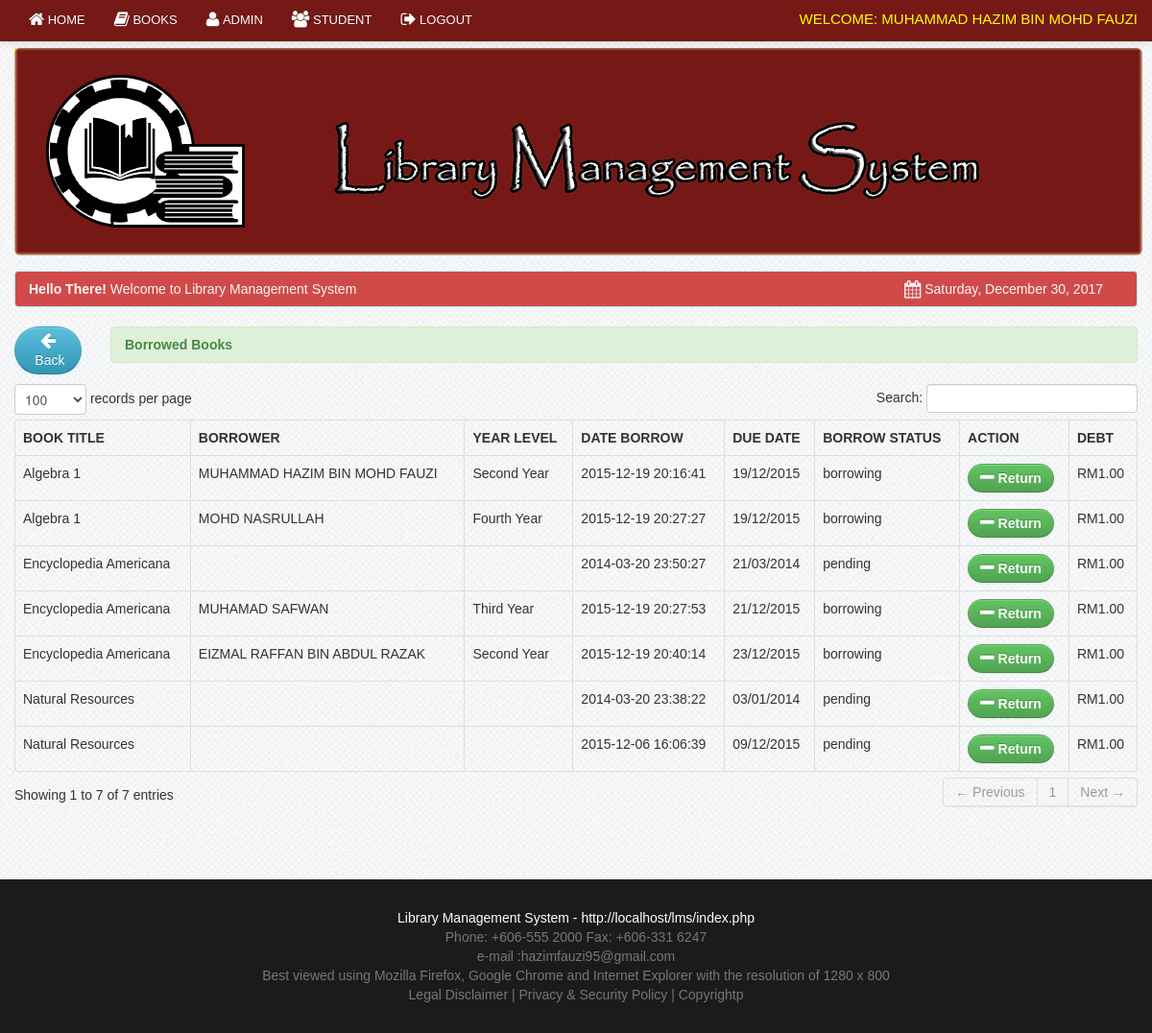
Screenshot of /member/admin_view_borrow.php (signed in) with the database file from the repository.
### tables this page shows
CREATE TABLE `member` (
  `member_id` int(11) NOT NULL,
  `matric_no` varchar(100) NOT NULL,
  `name` varchar(100) NOT NULL,
  `ic_number` varchar(12) NOT NULL,
  `password` varchar(20) NOT NULL,
  `gender` varchar(10) NOT NULL,
  `address` varchar(100) NOT NULL,
  `contact` varchar(100) NOT NULL,
  `year_level` varchar(100) NOT NULL,
  `level` varchar(5) NOT NULL,
  `status` varchar(10) NOT NULL
);

CREATE TABLE `borrowdetails` (
  `borrow_details_id` int(11) NOT NULL,
  `book_id` int(11) NOT NULL,
  `borrow_id` int(11) NOT NULL,
  `borrow_status` varchar(50) NOT NULL,
  `date_return` varchar(100) NOT NULL
);

CREATE TABLE `book` (
  `book_id` int(11) NOT NULL,
  `book_title` varchar(100) NOT NULL,
  `category_id` varchar(50) NOT NULL,
  `author` varchar(50) NOT NULL,
  `book_copies` int(11) NOT NULL,
  `book_pub` varchar(100) NOT NULL,
  `publisher_name` varchar(100) NOT NULL,
  `copyright_year` int(11) NOT NULL
);

CREATE TABLE `borrow` (
  `borrow_id` int(11) NOT NULL,
  `member_id` bigint(50) NOT NULL,
  `date_borrow` varchar(100) NOT NULL,
  `due_date` varchar(100) DEFAULT NULL
);

### member/session.php (called while the page is built, shortened)
<?php
$session_id=$_SESSION['id'];
?>

### member/admin_view_borrow.php (the view, shortened to what this page needs)
<?php include('header.php'); ?>
<?php include('session.php'); ?>
<?php include('admin_navbar.php'); ?>
    <div class="container">
		<div class="margin-top">
			<div class="row">
            <?php include('head.php'); ?>
                    <div class="span1">
                        <p><a href="admin_books.php" class="btn btn-info"><i class="icon-arrow-left icon-large"></i>&nbsp;Back</a></p>	</div>
                    <div class="span11">
						<div class="alert alert-success"><strong>Borrowed Books</strong></div></div>
                        <div class="span12">
                           <table cellpadding="0" cellspacing="0" border="0" class="table  table-bordered" id="example">
                                <thead>
                                    <tr>
                                        <th>Book title</th>
                                        <th>Borrower</th>
                                        <th>Year Level</th>
                                        <th>Date Borrow</th>
                                        <th>Due Date</th>
										<th>Borrow Status</th>
                                        <th>Action</th>
                                        <th>Debt</th>
                                    </tr>
                                </thead>
                                <tbody>
                                  <?php  $user_query=mysql_query("select * from borrow
								LEFT JOIN member ON borrow.member_id = member.member_id
								LEFT JOIN borrowdetails ON borrow.borrow_id = borrowdetails.borrow_id
								LEFT JOIN book on borrowdetails.book_id =  book.book_id
								WHERE borrow_status != 'returned'
								ORDER BY due_date
								  ")or die(mysql_error());
									while($row=mysql_fetch_array($user_query)){
									$id=$row['borrow_id'];
									$borrow_details_id=$row['borrow_details_id'];
									?>
									<tr class="del<?php echo $id ?>">
                                    <td><?php echo $row['book_title']; ?></td>
                                    <td><?php echo $row['name']; ?></td>
                                    <td><?php echo $row['year_level']; ?></td>
									<td><?php echo $row['date_borrow']; ?></td>
                                    <td><?php echo $row['due_date']; ?> </td>
									<td><?php echo $row['borrow_status'];?></td>
                                    <td> <a rel="tooltip"  title="Return" id="<?php echo $borrow_details_id; ?>" href="#delete_book<?php echo $borrow_details_id; ?>" data-toggle="modal"    class="btn btn-success"><i class="icon-minus icon-large"></i> <strong>Return</strong></a>
                                    <?php include('modal_return.php'); ?> </td>
									 <td><?php $Today = date('d/m/Y');
									          if($row['due_date'] < $Today)
											  {
												  echo 'RM1.00';}
											  else
											  echo 'RM0.00'?></td>
                                    </tr>
									<?php  }  ?>
                                </tbody>
                            </table>
			</div>
			</div>
		</div>
    </div>
<?php include('footer.php') ?>

### member/admin_navbar.php (shortened to what this page needs)
 <div class="navbar navbar-fixed-top navbar-inverse">
       <div class="navbar-inner">
           <div class="container">
               <div class="nav-collapse collapse">
<ul class="nav">
<li><a href="admin_dashboard.php"><i class="icon-home icon-large"></i>&nbsp;Home</a></li>
               <li><a href="admin_books.php"><i class="icon-book icon-large"></i>&nbsp;Books</a></li>
               <li><a href="admin.php"><i class="icon-user icon-large"></i>&nbsp;Admin</a></li>
               <li><a href="admin_student.php"><i class="icon-group icon-large"></i>&nbsp;Student</a></li>
   <li><a href="logout.php"><i class="icon-signout icon-large"></i>&nbsp;Logout</a></li>
</ul>
 <div class="pull-right">
	<div class="admin">Welcome:
                   <?php
	$query = mysql_query("select name from member where member_id = '$session_id'")or die(mysql_error());
	$row=mysql_fetch_array($query);
	echo $row[0];
	?>
                   </div>
                </div>
               </div>
           </div>
       </div>
   </div>

### css/docs.css (style rules this page uses)
body { font-family:'TR Century Gothic',Helvetica,Arial,sans-serif !important; }
.btn { border-radius: 25px !important; }
.alert { text-shadow: none; }
th { text-transform:uppercase; }
.nav li a { text-transform:uppercase; }
.admin { color: yellow; font-size: 15px; margin-top: 10px; text-transform: uppercase; }
.margin-top { margin-top:50px; }
body { background: url(../img/grid_noise.png); position: relative; }
body > .navbar { font-size: 13px; }

### css/print.css (style rules this page uses)
.navbar { display:none; }
th { text-align:left; }
td { text-align:left; border-top:1px solid; padding:2px; }
.btn { display:none; }
.alert { display:none; }
body { font-family:arial; font-size:13px; }
.nav { display:none; }

### rows the page displays
member: name "MUHAMMAD HAZIM BIN MOHD FAUZI"
borrowdetails: book.book_title "Natural Resources", borrow.date_borrow "2014-03-20 23:38:22", borrow.due_date "03/01/2014", borrow_status "pending"
borrowdetails: book.book_title "Natural Resources", borrow.date_borrow "2015-12-06 16:06:39", borrow.due_date "09/12/2015", borrow_status "pending"
borrow: book.book_title "Algebra 1", member.name "MUHAMMAD HAZIM BIN MOHD FAUZI", member.year_level "Second Year", date_borrow "2015-12-19 20:16:41", due_date "19/12/2015", borrowdetails.borrow_status "borrowing", shows "RM1.00"
borrow: book.book_title "Algebra 1", member.name "MOHD NASRULLAH", member.year_level "Fourth Year", date_borrow "2015-12-19 20:27:27", due_date "19/12/2015", borrowdetails.borrow_status "borrowing", shows "RM1.00"
borrowdetails: book.book_title "Encyclopedia Americana", borrow.date_borrow "2014-03-20 23:50:27", borrow.due_date "21/03/2014", borrow_status "pending"
borrow: book.book_title "Encyclopedia Americana", member.name "MUHAMAD SAFWAN", member.year_level "Third Year", date_borrow "2015-12-19 20:27:53", due_date "21/12/2015", borrowdetails.borrow_status "borrowing", shows "RM1.00"
borrow: book.book_title "Encyclopedia Americana", member.name "EIZMAL RAFFAN BIN ABDUL RAZAK", member.year_level "Second Year", date_borrow "2015-12-19 20:40:14", due_date "23/12/2015", borrowdetails.borrow_status "borrowing", shows "RM1.00"
